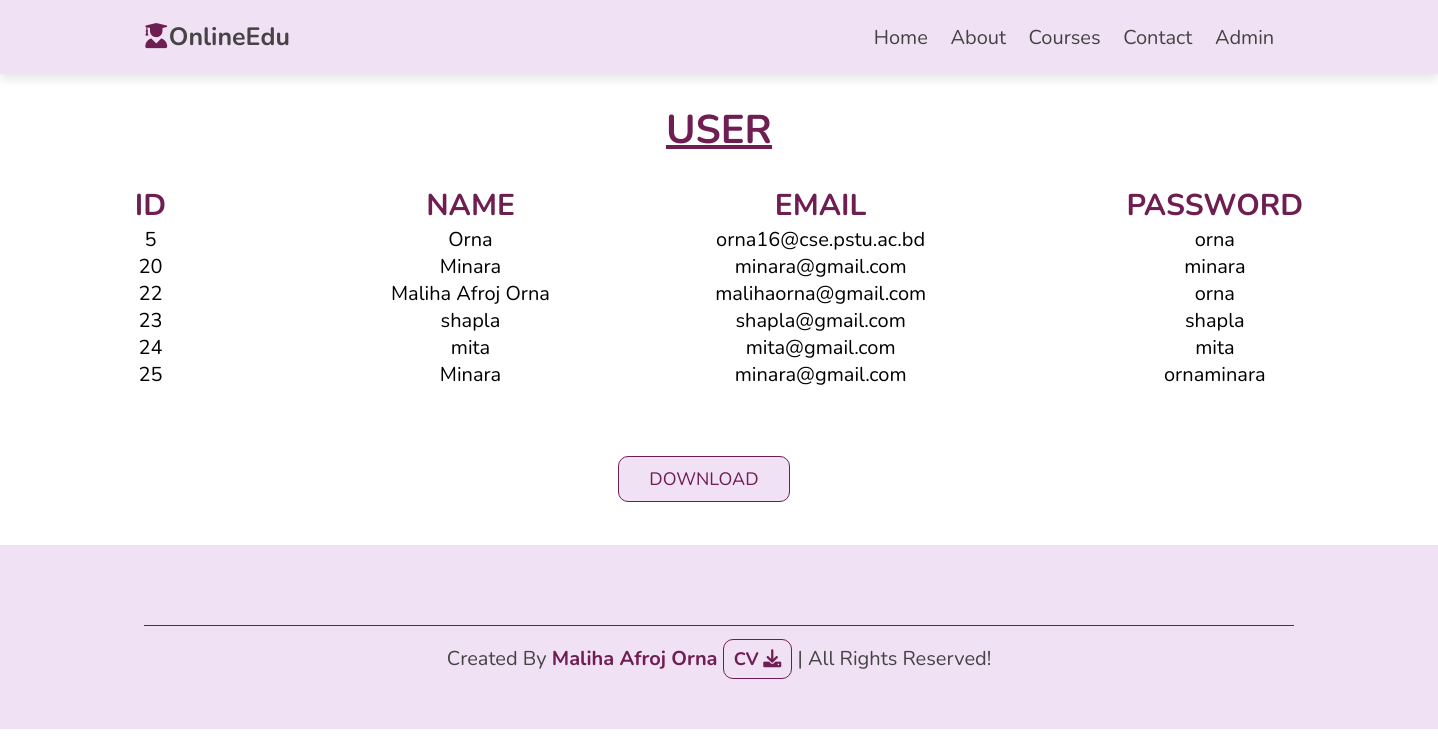
/databaseuser.php, run on the app's committed database.
### tables this page shows
CREATE TABLE `user` (
  `id` int(30) NOT NULL,
  `name` varchar(80) NOT NULL,
  `email` varchar(80) NOT NULL,
  `password` varchar(80) NOT NULL
);

### databaseuser.php (the view, shortened to what this page needs)
<!DOCTYPE html>
<html>
<head>
    <link rel="stylesheet" type="text/css"
          href="https://cdnjs.cloudflare.com/ajax/libs/font-awesome/6.0.0/css/all.min.css">
    <link rel="stylesheet" href="https://unpkg.com/swiper@8/swiper-bundle.min.css" />
    <link rel="stylesheet" href="file:///C:/xampp/htdocs/project/bootstrap-5.2.0-beta1-dist/bootstrap-5.2.0-beta1-dist/css/bootstrap.min.css">
    <link rel="stylesheet" href="css/style.css">
    <link rel="stylesheet" href="//cdn.datatables.net/1.10.20/css/jquery.dataTables.min.css">
</head>
<body>
<header style="background: #F1E1F5;" class="header">
    <a href="index.php" class="logo"><i class="fa-solid fa-user-graduate"></i>OnlineEdu<a>
            <nav class="navbar">
                <a href="index.php">Home</a>
                <a href="about.html">About</a>
                <a href="courses.html">Courses</a>
                <a href="contact.php">Contact</a>
                <a href="http://localhost/project/admin.php">Admin</a>
            </nav>
</header>
<?php
    $connection = mysqli_connect("localhost","root","","maliha");
	$query = "SELECT * FROM user";
	$query_run = mysqli_query($connection,$query);
?>
<div style="margin:0 auto 4% auto;" class="table-responsive">
	<table style="text-align: center; margin:2% auto" class="table table-bordered" id="dataTable" width="40%%" cellspacing="0">
        <caption style="text-decoration: underline;font-size: 4rem;color: #6F1E51;font-weight: bold;margin-bottom: 2%">USER</caption>
		<thead>
			<tr style="font-size: 3rem;font-weight: bold;color: #6F1E51">
				<th style="padding:0 130px">ID</th>
				<th style="padding:0 130px">NAME</th>
				<th style="padding:0 130px">EMAIL</th>
				<th style="padding:0 130px">PASSWORD</th>
			</tr>
		</thead>
		<tbody>
        <?php
        if(mysqli_num_rows($query_run)>0)
        {
            while($row = mysqli_fetch_assoc($query_run))
            {
                ?>
			<tr style="font-size: 2rem;">
				<td><?php echo $row['id']; ?></td>
				<td><?php echo $row['name']; ?></td>
				<td><?php echo $row['email']; ?></td>
				<td><?php echo $row['password']; ?></td>
			</tr>
                <?php
            }
        }
        else{
            echo "No Record Found";
        }
        ?>
		</tbody>
	</table>
</div>
<div style="margin: 3% 43%;" class="text-center">
    <a href="exportUser.php" class="btn" target="_blank">DOWNLOAD</a>
</div>
<section class="footer">
    <div style="padding-top: .25%;" class="credit">created by <span style="font-weight: bold;">Maliha Afroj Orna</span> <a href="mycv.zip" download> <button class="btn"  style="font-weight: bold;padding:7px 10px"> CV <i class="fa fa-download"></i></button></a> | all rights reserved!</div>
</section>
</body>
</html>

### css/style.css (style rules this page uses)
* { font-family: 'Nunito', sans-serif; margin: 0; padding: 0; -webkit-box-sizing: border-box; box-sizing: border-box; outline: none; border: none; text-decoration: none; -webkit-transition: all .2s linear; transition: all .2s linear; }
html { font-size: 62.5%; overflow-x: hidden; }
section { padding: 5rem 10%; }
.btn { display: inline-block; margin-top: 1rem; padding: 1rem 3rem; font-size: 1.8rem; border: 0.1rem solid #6F1E51; background: #f1e1f5; color: #6F1E51; cursor: pointer; text-transform: capitalize; border-radius: 10px; }
.header { position: -webkit-sticky; position: sticky; top: 0; left: 0; right: 0; background: #fff; -webkit-box-shadow: 0 0.5rem 1rem rgba(0, 0, 0, 0.1); box-shadow: 0 0.5rem 1rem rgba(0, 0, 0, 0.1); padding: 2rem 10%; display: -webkit-box; display: -ms-flexbox; display: flex; -webkit-box-align: center; -ms-flex-align: center; align-items: center; z-index: 1000; }
.header .logo { margin-right: auto; font-size: 2.5rem; text-transform: capitalize; color: #444; font-weight: bolder; }
.header .logo i { color: #6F1E51; }
.header .navbar { position: relative; }
.header .navbar a { margin-right: 2rem; font-size: 2rem; text-transform: capitalize; color: #444; }
.footer { background: #f1e1f5; }
.footer .credit { text-align: center; margin-top: 3rem; padding-top: 3rem; font-size: 2rem; text-transform: capitalize; color: #444; border-top: 0.1rem solid #6F1E51; }
.footer .credit span { color: #6F1E51; font-weight: bold; }

### data on the page
user: id "5", name "Orna", email "orna16@cse.pstu.ac.bd", password "orna"
user: id "20", name "Minara", email "minara@gmail.com", password "minara"
user: id "22", name "Maliha Afroj Orna", email "malihaorna@gmail.com", password "orna"
user: id "23", name "shapla", email "shapla@gmail.com", password "shapla"
user: id "24", name "mita", email "mita@gmail.com", password "mita"
user: id "25", name "Minara", email "minara@gmail.com", password "ornaminara"
